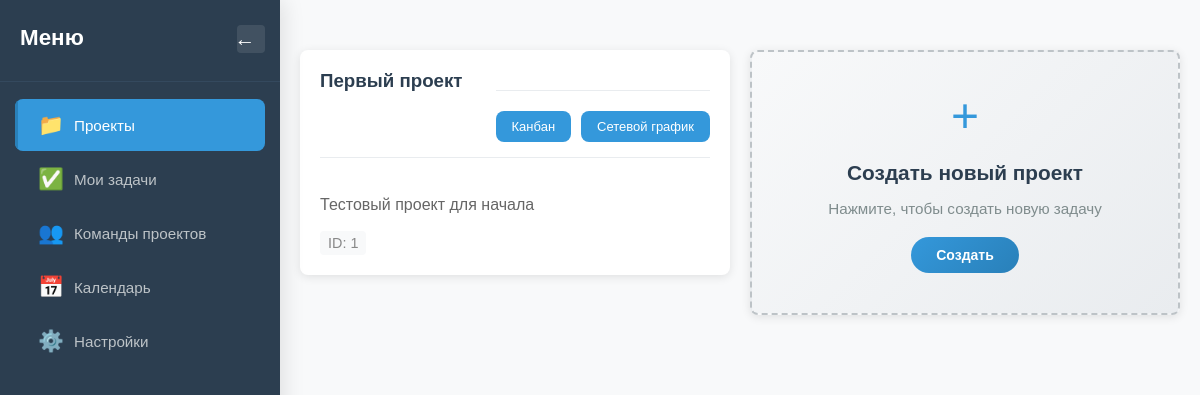
The page / (signed in) on the database its author committed.
### tables this page shows
CREATE TABLE projects (
                id INTEGER PRIMARY KEY AUTOINCREMENT,
                name TEXT NOT NULL,
                description TEXT,
                user_id INTEGER NOT NULL,
                FOREIGN KEY (user_id) REFERENCES users (id)
            );

### app.py (the view)
@app.route('/')
@login_required
def index():
    conn = get_db_connection()
    projects = conn.execute('''
        SELECT p.* FROM projects p
        LEFT JOIN project_members pm ON p.id = pm.project_id AND pm.user_id = ?
        WHERE p.user_id = ? OR pm.user_id = ?
        GROUP BY p.id
        ORDER BY p.name
    ''', (current_user.id, current_user.id, current_user.id)).fetchall()
    conn.close()
    return render_template('index.html', projects=projects, active_tab='projects', current_user=current_user)

### app.py (called while the page is built)
def get_db_connection():
    os.makedirs('instance', exist_ok=True)
    conn = sqlite3.connect(DATABASE)
    conn.row_factory = sqlite3.Row
    return conn

### auth.py (called while the page is built)
@login_manager.user_loader
def load_user(user_id):
    user_data = get_user_by_id(user_id)
    if user_data:
        return User(
            id=user_data['id'],
            username=user_data['username'],
            email=user_data['email'],
            password_hash=user_data['password_hash'],
            created_at=user_data['created_at'],
            menu_position=user_data['menu_position']  # ДОБАВИТЬ ЭТУ СТРОКУ
        )
    return None

### database.py (called while the page is built)
def get_db_connection():
    conn = sqlite3.connect(DATABASE)
    conn.row_factory = sqlite3.Row
    return conn

def get_user_by_id(user_id):
    conn = get_db_connection()
    user = conn.execute(
        'SELECT * FROM users WHERE id = ?', (user_id,)
    ).fetchone()
    conn.close()
    return user

### templates/index.html (shortened to what this page needs)
{% extends "main_base.html" %}
{% block content %}
<div class="projects-grid">
    {% for project in projects %}
    <div class="project-card">
        <div class="project-header">
            <h3>{{ project.name }}</h3>
            <div class="project-actions">
                <a href="{{ url_for('kanban', project_id=project.id) }}" class="btn btn-small">Канбан</a>
                <a href="{{ url_for('network_graph', project_id=project.id) }}" class="btn btn-small btn-success">Сетевой график</a>
            </div>
        </div>
        <p class="project-description">{{ project.description or 'Описание отсутствует' }}</p>
        <div class="project-stats">
            <span class="stat">ID: {{ project.id }}</span>
        </div>
    </div>
    {% endfor %}
    <div class="project-card create-project-card">
        <div class="create-project-content">
            <div class="create-project-icon">+</div>
            <h3>Создать новый проект</h3>
            <p>Нажмите, чтобы создать новую задачу</p>
            <a href="{{ url_for('create_project') }}" class="btn btn-primary create-project-btn">Создать</a>
        </div>
    </div>
</div>
{% endblock %}

### static/css/style.css (style rules this page uses)
body { font-family: Arial, sans-serif; margin: 0; padding: 20px; background-color: #f5f5f5; }
.projects-grid { display: grid; grid-template-columns: repeat(auto-fill, minmax(350px, 1fr)); gap: 20px; }
.project-card { background: white; border-radius: 8px; padding: 20px; box-shadow: 0 2px 10px rgba(0,0,0,0.1); transition: transform 0.2s, box-shadow 0.2s; }
.project-header { display: flex; justify-content: space-between; align-items: flex-start; margin-bottom: 15px; }
.project-header h3 { margin: 0; color: #2c3e50; flex: 1; margin-right: 15px; }
.project-actions { display: flex; gap: 8px; flex-shrink: 0; }
.project-description { color: #666; margin-bottom: 15px; line-height: 1.4; }
.project-stats { display: flex; gap: 15px; font-size: 0.9rem; color: #888; }
.stat { background: #f8f9fa; padding: 4px 8px; border-radius: 4px; }
.btn { display: inline-block; padding: 8px 16px; background-color: #3498db; color: white; text-decoration: none; border-radius: 4px; border: none; cursor: pointer; font-size: 0.9rem; transition: background-color 0.3s; }
.btn-primary { background-color: #3498db; }
.btn-success { background-color: #27ae60; }
.btn-small { padding: 6px 12px; font-size: 0.8rem; }
.btn { display: inline-block; padding: 10px 20px; background-color: #3498db; color: white; text-decoration: none; border-radius: 4px; border: none; cursor: pointer; font-size: 14px; transition: background-color 0.3s; }
.btn { padding: 10px 20px; border: none; border-radius: 4px; cursor: pointer; font-size: 14px; text-decoration: none; display: inline-block; text-align: center; transition: background-color 0.3s; }
.btn-primary { background: #007bff; color: white; }
.btn { display: inline-flex; align-items: center; gap: 8px; padding: 10px 20px; border: none; border-radius: 8px; cursor: pointer; font-size: 14px; text-decoration: none; transition: all 0.3s ease; font-weight: 500; }
.btn-primary { background: linear-gradient(135deg, #3498db, #2980b9); color: white; }
.btn-small { padding: 8px 16px; font-size: 13px; }
.projects-grid { display: grid; grid-template-columns: repeat(auto-fill, minmax(400px, 1fr)); gap: 25px; margin-top: 30px; }
.project-header { display: flex; justify-content: space-between; align-items: flex-start; margin-bottom: 20px; padding-bottom: 15px; border-bottom: 1px solid #e9ecef; }
.project-actions { display: flex; gap: 10px; margin-top: 20px; padding-top: 20px; border-top: 1px solid #e9ecef; }
body { margin: 0; padding: 0; overflow-x: hidden; }
.create-project-card { border: 2px dashed #bdc3c7; background: linear-gradient(135deg, #f8f9fa 0%, #e9ecef 100%); display: flex; align-items: center; justify-content: center; min-height: 200px; transition: all 0.3s ease; cursor: pointer; position: relative; }
.create-project-content { text-align: center; padding: 20px; width: 100%; }
.create-project-icon { font-size: 3rem; color: #3498db; margin-bottom: 15px; font-weight: 300; line-height: 1; }
.create-project-card h3 { color: #2c3e50; margin-bottom: 10px; font-size: 1.3rem; }
.create-project-card p { color: #7f8c8d; margin-bottom: 20px; font-size: 0.95rem; }
.create-project-btn { background: linear-gradient(135deg, #3498db, #2980b9); border: none; padding: 10px 25px; border-radius: 25px; font-weight: 600; transition: all 0.3s ease; text-decoration: none; display: inline-block; }
.create-project-card { animation: fadeInScale 0.5s ease-out; }
.projects-grid { display: grid; grid-template-columns: repeat(auto-fill, minmax(350px, 1fr)); gap: 20px; align-items: start; }
.project-card:not(.create-project-card) { min-height: 180px; display: flex; flex-direction: column; }
.project-card:not(.create-project-card) .project-header { flex-shrink: 0; }
.project-card:not(.create-project-card) .project-description { flex: 1; }
.project-card:not(.create-project-card) .project-stats { flex-shrink: 0; }

### rows shown on the page
projects: name "Первый проект", description "Тестовый проект для начала", id "1"
